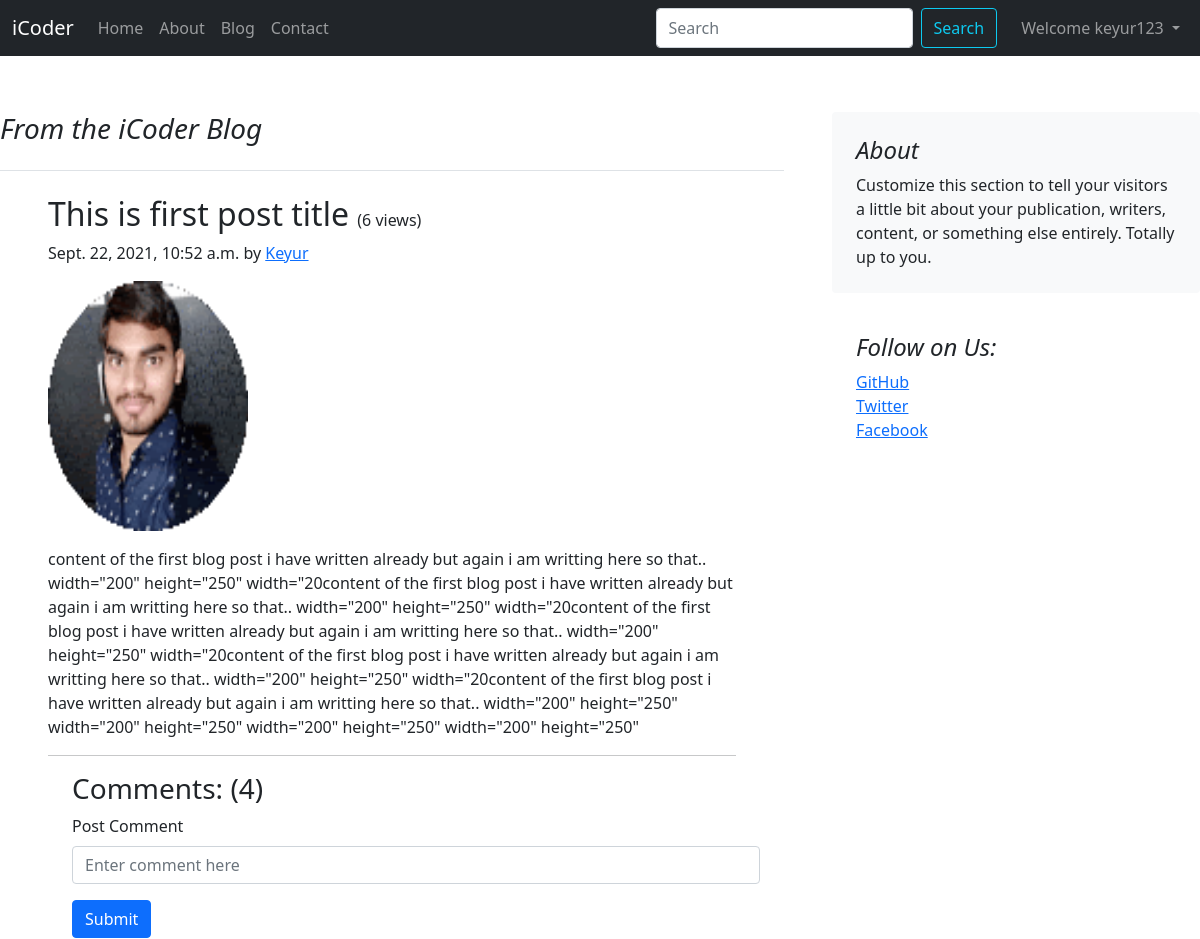
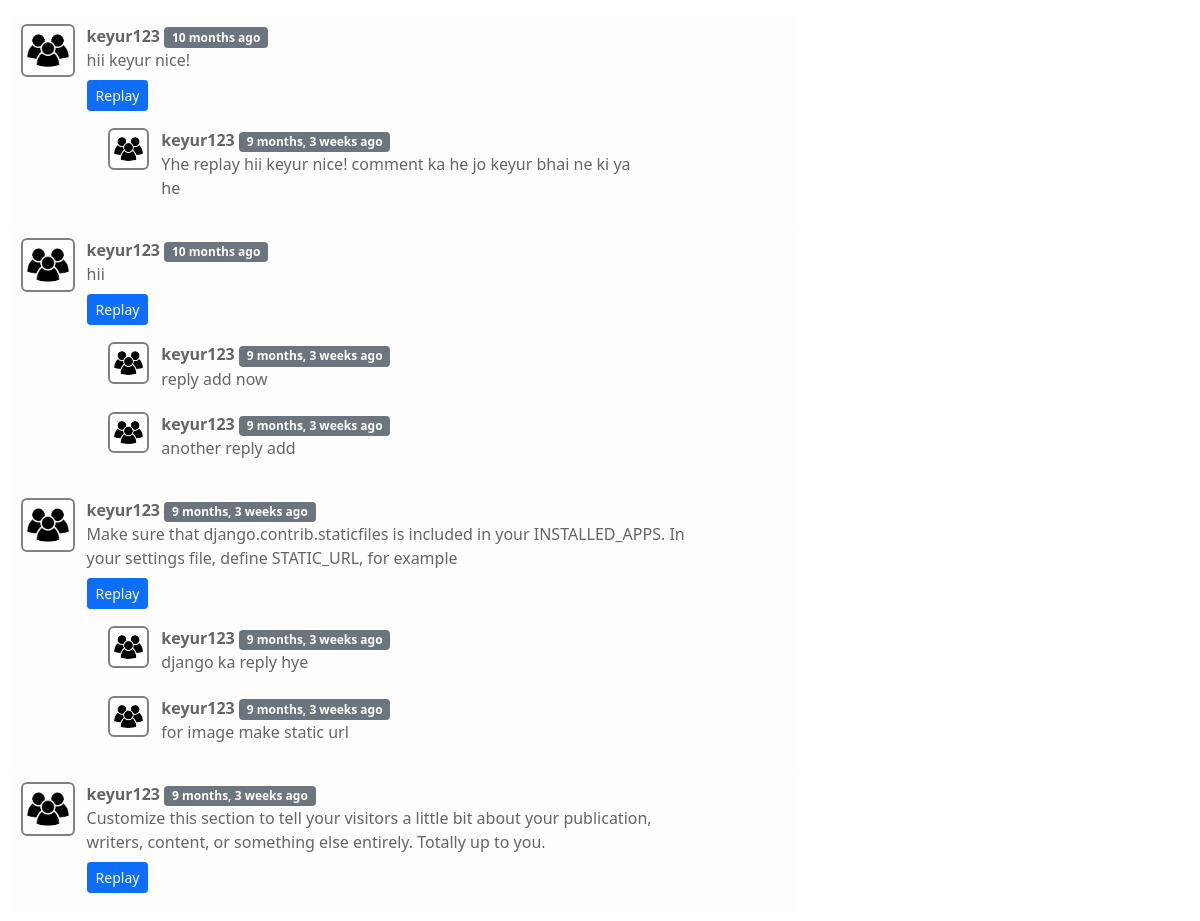
Page /blog/first-post (signed in) on the committed database (2 pictures, top to bottom).
### blog/models.py (models this page shows, shortened)
class Post(models.Model):
    sno = models.AutoField(primary_key=True)
    title = models.CharField(max_length=50)
    content = models.TextField()
    author = models.CharField(max_length=50)
    slug = models.CharField(max_length=100, default="")
    image = models.ImageField(upload_to = 'blog/images')
    views= models.IntegerField(default=0)
    timeStamp = models.DateTimeField(blank=True)

class BlogComment(models.Model):
    postSno = models.AutoField(primary_key=True)
    comment = models.TextField()
    user = models.ForeignKey(User, on_delete=models.CASCADE)
    post = models.ForeignKey(Post, on_delete=models.CASCADE)
    parent = models.ForeignKey('self',  on_delete=models.CASCADE, null=True)
    timeStamp = models.DateTimeField(default=now)

### blog/views.py (the view)
# urls.py: path('<str:slug>', views.blogpost, name='BlogPost'),  #2. /blog/string  A string given as slug
def blogpost(request, slug):
    post = Post.objects.filter(slug=slug).first()  #  Post.objects.filter(slug=slug)[0]
    post.views= post.views +1
    post.save()
    comments = BlogComment.objects.filter(post=post, parent=None)
    replies = BlogComment.objects.filter(post=post).exclude(parent=None)
    replyDict = {}
    for reply in replies:
        if reply.parent.postSno not in replyDict.keys():
            replyDict[reply.parent.postSno] = [reply]
        else:
            replyDict[reply.parent.postSno].append(reply)
    context = {'post' : post, 'comments': comments, 'user': request.user, 'replyDict':replyDict}
    return render(request, 'blog/blogpost.html', context)

### blog/templatetags/extras.py (called while the page is built)
@register.filter(name='get_val')
def get_val(dict, key):
    return dict.get(key)

### templates/blog/blogpost.html (shortened to what this page needs)
{% extends 'base.html' %}
{% load static %}
{% load humanize %}
{% load extras %}
{% block body %}
<div class="row g-5 my-2">
  <div class="col-md-8">
    <h3 class="pb-4 mb-4 fst-italic border-bottom">
      From the iCoder Blog
    </h3>
    <article class="blog-post container">
      <h2 class="blog-post-title">{{post.title}} <span id="views">({{post.views}} views)</span></h2>
      <p class="blog-post-meta">{{post.timeStamp}} by <a href="#">{{post.author}}</a></p>
      <img src="/media/{{post.image}}" width="200" height="250">
      <p>{{post.content|safe}}</p>
      <hr>
    </article>
    <div class="container my-3 mx-4">
      <h3>Comments: ({{comments.count}})</h3>
      {% if user.is_authenticated %}
      <form action="/blog/postComment" method="post">
        <div class="mb-3">
          <label for="comment" class="form-label">Post Comment</label>
          <input type="text" class="form-control" id="Comment" name="comment" placeholder="Enter comment here" required>
        </div>
        <button type="submit" class="btn btn-primary">Submit</button>
      </form>
      {% else %}
      <p> Please login first for post comment </P>
      {% endif %}
    </div>
    {% for comment in comments %}
    <div class="container row alert alert-light comment_div" role="alert">
      <img src="{% static 'image/user.png' %}" class="col-md-2 user" alt="User">
      <div class="col-md-10">
        <b>{{user.username}} </b>
        <span class="badge bg-secondary">{{comment.timeStamp | naturaltime}}</span>
        <div>{{comment.comment}}</div>
        <div class="replay mx-0 my-2">
          {% if user.is_authenticated %}
          <button class="btn btn-primary btn-sm" type="button" data-bs-toggle="collapse"
            data-bs-target="#replay{{comment.postSno}}" aria-expanded="false" aria-controls="replay{{comment.postSno}}">
            Replay
          </button>
          {% else %}
          <button class="btn btn-primary btn-sm" type="button" data-bs-toggle="collapse"
            data-bs-target="#replay{{comment.postSno}}" aria-expanded="false" aria-controls="replay{{comment.postSno}}"
            disabled> Login to replay </button>
          {% endif %}
          <div class="replies my-2 mx-0">
            {% for reply in replyDict|get_val:comment.postSno %}
            <div class="container row alert alert-light comment_div" role="alert">
              <img src="{% static 'image/user.png' %}" class="col-md-2 user" alt="User">
              <div class="col-md-10">
                <b>{{user.username}} </b>
                <span class="badge bg-secondary">{{reply.timeStamp | naturaltime}}</span>
                <div>{{reply.comment}}</div>
              </div>
            </div>
            {% endfor %}
          </div>
        </div>
      </div>
    </div>
    {% endfor %}
  </div>
  <div class="col-md-4">
    <div class="position-sticky" style="top: 2rem;">
      <div class="p-4 mb-3 bg-light rounded">
        <h4 class="fst-italic">About</h4>
        <p class="mb-0">Customize this section to tell your visitors a little bit about your publication, writers,
          content, or something else entirely. Totally up to you.</p>
      </div>
      <div class="p-4">
        <h4 class="fst-italic">Follow on Us:</h4>
        <ol class="list-unstyled">
          <li><a href="#">GitHub</a></li>
          <li><a href="#">Twitter</a></li>
          <li><a href="#">Facebook</a></li>
        </ol>
      </div>
    </div>
  </div>
</div>
{% endblock body %}

### templates/base.html (shortened to what this page needs)
<!doctype html>
<html lang="en">
<head>
  <link href="https://cdn.jsdelivr.net/npm/bootstrap@5.1.1/dist/css/bootstrap.min.css" rel="stylesheet"
>
</head>
<body>
  <nav class="navbar navbar-expand-lg navbar-dark bg-dark">
    <div class="container-fluid">
      <a class="navbar-brand" href="/">iCoder</a>
      <div class="collapse navbar-collapse" id="navbarSupportedContent">
        <ul class="navbar-nav me-auto mb-2 mb-lg-0">
          <li class="nav-item">
            <a class="nav-link {% block homeActive %}{% endblock homeActive %}" aria-current="page" href="/">Home</a>
          </li>
          <li class="nav-item">
            <a class="nav-link {% block aboutActive %}{% endblock aboutActive %}" href="/about">About</a>
          </li>
          <li class="nav-item">
            <a class="nav-link {% block blogActive %}{% endblock blogActive %}" href="/blog">Blog</a>
          </li>
          <li class="nav-item">
            <a class="nav-link {% block contactActive %}{% endblock contactActive %}" href="/contact">Contact</a>
          </li>
        </ul>
        <div class="d-flex">
        <form method="get" action="/search" class="d-flex mx-3">
          <input class="form-control me-2" type="search" id="search" name="search" placeholder="Search"
            aria-label="Search">
          <button class="btn btn-outline-info" type="submit">Search</button>
        </form>
        {% if user.is_authenticated %}
          <ul class="navbar-nav me-auto mb-2 mb-lg-0">
          <li class="nav-item dropdown">
          <a class="nav-link dropdown-toggle" href="#" id="navbarDropdown" role="button" data-bs-toggle="dropdown" aria-expanded="false">
            Welcome {{request.user}}
          </a>
        </li>
        </ul>
        {% endif %}
        </div>
      </div>
    </div>
  </nav>
  {% block body %}{% endblock body %}
  </body>
</html>

### templates/blog/blogpost.html (style rules this page uses)
.user { width: 7%; height: 6%; border: 2px solid grey; border-radius: 6px; padding: 4px; }
.comment_div { margin:0.2rem; margin-left: 12px; padding: 0.5rem; }
#views { font-size: 16px; }

### rows in the picture
Post: title "This is first post title", views "6", timeStamp "Sept. 22, 2021, 10:52 a.m.", author "Keyur", image (picture), content "content of the first blog post i have written already but again i am writting here so that.. width=\"200\" height=\"250\" width=\"20content of the first blog post i have written already but again i am writting here so that.. width=\"200\" height=\"250\" width=\"20content of the first blog post i have written already but again i am writting here so that.. width=\"200\" height=\"250\" width=\"20content of the first blog post i have written already but again i am writting here so that.. width=\"200\" height=\"250\" width=\"20content of the first blog post i have written already but again i am writting here so that.. width=\"200\" height=\"250\" width=\"200\" height=\"250\" width=\"200\" height=\"250\" width=\"200\" height=\"250\""
BlogComment: timeStamp "10 months ago", comment "hii keyur nice!"
BlogComment: timeStamp "9 months, 3 weeks ago", comment "Yhe replay hii keyur nice! comment ka he jo keyur bhai ne ki ya he"
BlogComment: timeStamp "10 months ago", comment "hii"
BlogComment: timeStamp "9 months, 3 weeks ago", comment "reply add now"
BlogComment: timeStamp "9 months, 3 weeks ago", comment "another reply add"
BlogComment: timeStamp "9 months, 3 weeks ago", comment "Make sure that django.contrib.staticfiles is included in your INSTALLED_APPS. In your settings file, define STATIC_URL, for example"
BlogComment: timeStamp "9 months, 3 weeks ago", comment "django ka reply hye"
BlogComment: timeStamp "9 months, 3 weeks ago", comment "for image make static url"
BlogComment: timeStamp "9 months, 3 weeks ago", comment "Customize this section to tell your visitors a little bit about your publication, writers, content, or something else entirely. Totally up to you."

### other values in the picture
{{ request.user }} "keyur123"
{{ comments.count }} "4"
{{ user.username }} "keyur123"
